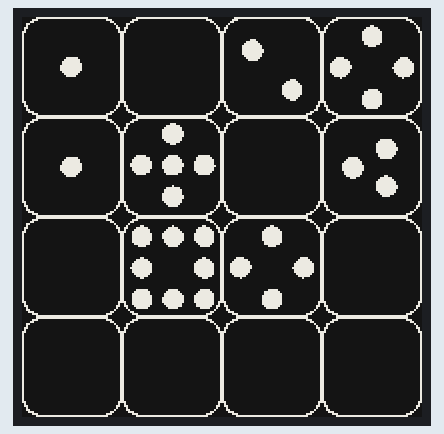
This sketch was run on a simulated ESP32. Parts: 200×200 one-colour display. The local clock reads 2024-03-15 10:24:30 at power-on unless the sketch sets it.

Above: at 2.3 s.
At 30.8 s:
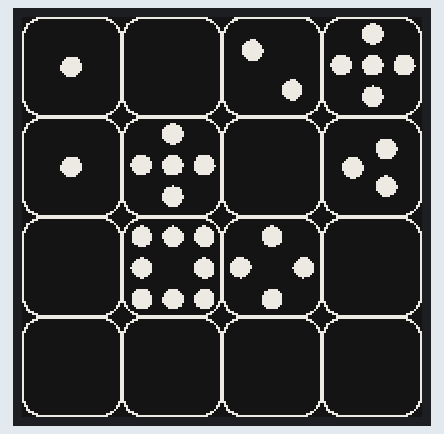
At 91.4 s:
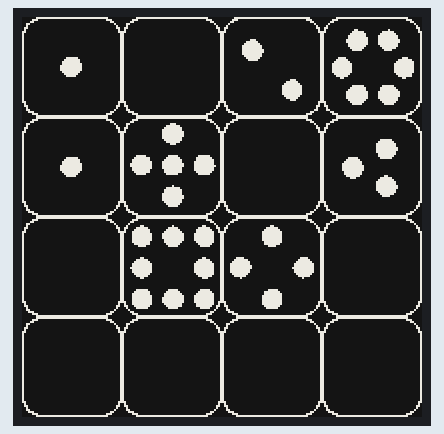

The sketch:

dice.ino
```cpp
#include "Watchy_dice.h"
#include "settings.h"

Watchydice watchy(settings);

void setup(){
  watchy.init();
}

void loop(){}
```

Watchy_dice.cpp
```cpp
#include "Watchy_dice.h"

#define DARKMODE false
int X[16] = { 0, 50, 100, 150, 0, 50,100, 150, 0, 50, 100, 150, 0, 50, 100, 150 };
int Y[16] = { 0, 0, 0, 0, 50, 50, 50, 50, 100, 100, 100, 100, 150, 150, 150, 150 };


void Watchydice::drawWatchFace(){
    display.fillScreen(DARKMODE ? GxEPD_BLACK : GxEPD_WHITE);
   // display.setTextColor(DARKMODE ? GxEPD_WHITE : GxEPD_BLACK);
    drawTime();
    }


void Watchydice::drawTime(){

    const uint8_t* wurfx[] = {xnull, xeins, xzwei, xdrei, xvier, xfunf, xsechs, xsieben, xacht, xneun};
    int anzeig = 0;
    int stundeA = currentTime.Hour;
    int minuteA = currentTime.Minute;
    int tagA = currentTime.Day;
    int monatA = currentTime.Month;
    int batLev = min <int> (100 - ((4.15 - getBatteryVoltage()) * 100), 99);
    uint32_t Schritt = sensor.getCounter();

    // reset step counter at midnight
    if (currentTime.Hour == 00 && currentTime.Minute == 00){
      sensor.resetStepCounter();
              //turn off radios
      WiFi.mode(WIFI_OFF);
      btStop();
          }

    //time adjustment start
    //if you don't need a time adjustment, just delete all lines between time adjustment start and end
    //my watchy runs too fast (15 seconds and 500 ms a day), this code set back time each day by 15 seconds and 500 ms

	if (currentTime.Hour == 00 && currentTime.Minute == 30){

        RTC.read(currentTime);
        int8_t sekunde = currentTime.Second;
        int8_t minute = currentTime.Minute;
        int8_t hour = currentTime.Hour;
        int8_t day = currentTime.Day;
        int8_t month = currentTime.Month;
        int8_t year = tmYearToY2k(currentTime.Year);

        delay(15500);

        tmElements_t tm;
        tm.Month = month;
        tm.Day = day;
        tm.Year = y2kYearToTm(year);
        tm.Hour = hour;
        tm.Minute = minute ;
        tm.Second = sekunde;

        RTC.set(tm);
         }

    // time adjustment end

    for (int n = 0; n < 16; n++) {

       if (n == 0) {
            anzeig = stundeA / 10;
        }

       if (n == 1) {
           anzeig = stundeA - anzeig *10;
       }

        if (n == 2) {
            anzeig = minuteA / 10;
        }

        if (n == 3) {
            anzeig = minuteA - anzeig * 10;
        }

        if (n == 4) {
            anzeig = tagA / 10;
        }

        if (n == 5) {
            anzeig = tagA - anzeig * 10;
        }

        if (n == 6) {
            anzeig = monatA / 10;
        }

        if (n == 7) {
            anzeig = monatA - anzeig * 10;
        }

        if (n == 8) {
            anzeig = 0;
        }

        if (n == 9) {
            anzeig = batLev / 10;
        }

        if (n == 10) {
            anzeig = batLev - anzeig * 10;
        }

        if (n == 11) {
            anzeig = 0;
        }

        if (n == 12) {
            anzeig = Schritt / 10000;
            Schritt = Schritt - anzeig * 10000;
        }

        if (n == 13) {
            anzeig = Schritt / 1000;
            Schritt = Schritt - anzeig * 1000;
        }
        if (n == 14) {
            anzeig = Schritt / 100;
            Schritt = Schritt - anzeig * 100;
        }
        if (n == 15) {
            anzeig = Schritt / 10;

        }

        display.drawBitmap(X[n], Y[n], wurfx[anzeig], 50, 50, DARKMODE ? GxEPD_WHITE : GxEPD_BLACK);
    }
}
```

Watchy_dice.h
```cpp
#ifndef WATCHY_dice_H
#define WATCHY_dice_H

#ifdef WATCHY_SIM
    #include "..\..\Watchy.h"
#else // WATCHY_SIM
    #include <Watchy.h>
#endif // WATCHY_SIM

#include "icons.h"

class Watchydice : public Watchy{
    using Watchy::Watchy;
    public:
        void drawWatchFace();
        void drawTime();
 };

#endif
```

settings.h
```cpp
#ifndef SETTINGS_H
#define SETTINGS_H

watchySettings settings{

    .vibrateOClock = false,


};

#endif
```

Source omitted: icons.h (data table, 21835 bytes)

Measured:
- what the display in image 1 shows lasts 60.5 s, from 30.8 s to 91.3 s
